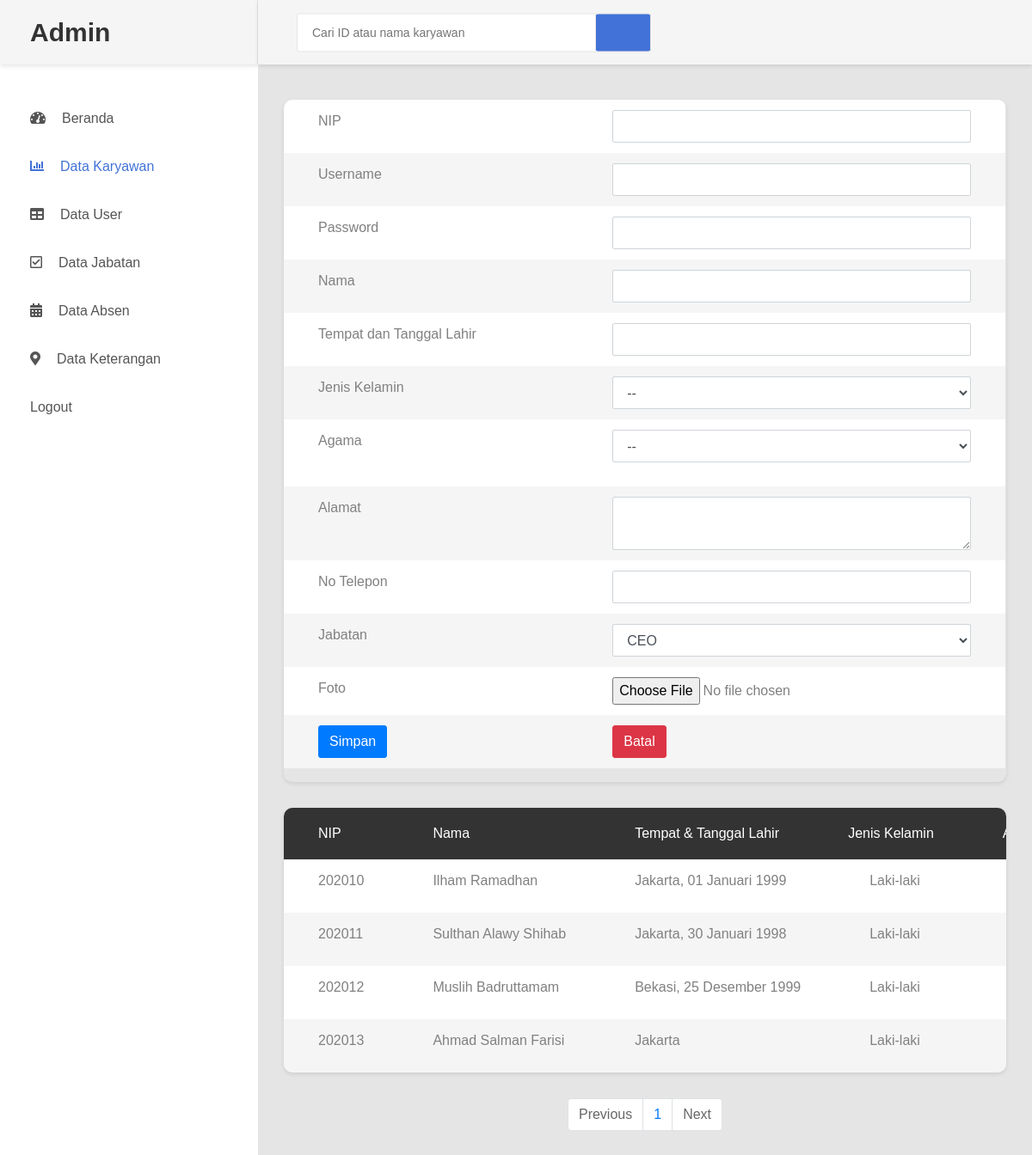
/data_karyawan.php (signed in), run on the app's committed database.
### tables this page shows
CREATE TABLE `tb_karyawan` (
  `id_karyawan` int(11) NOT NULL,
  `username` varchar(50) NOT NULL,
  `password` varchar(50) NOT NULL,
  `nama` varchar(255) NOT NULL,
  `tmp_tgl_lahir` varchar(255) NOT NULL,
  `jenis_kelamin` varchar(255) NOT NULL,
  `agama` varchar(255) NOT NULL,
  `alamat` text NOT NULL,
  `no_tlp` varchar(18) NOT NULL,
  `jabatan` varchar(255) NOT NULL,
  `foto` varchar(50) NOT NULL
);

### paging.php (the view, shortened to what this page needs)
<head>
</head>
<?php
include 'koneksi.php';
$batas = 5;
$halaman = isset($_GET['halaman']) ? (int)$_GET['halaman'] : 1;
$halaman_awal = ($halaman>1) ? ($halaman * $batas) - $batas : 0;
$data = mysqli_query($koneksi, "SELECT * FROM tb_karyawan");
$jumlah_data = mysqli_num_rows($data);
$total_halaman = ceil($jumlah_data / $batas);
$data_karyawan = mysqli_query($koneksi, "SELECT * FROM tb_karyawan LIMIT $halaman_awal, $batas");
while ($row=mysqli_fetch_array($data_karyawan)) {
 ?>
  <tr>
        <td><?php echo $row['id_karyawan']; ?></td>
        <td><?php echo $row['nama']; ?></td>
        <td><?php echo $row['tmp_tgl_lahir']; ?></td>
        <td><?php echo $row['jenis_kelamin']; ?></td>
        <td><?php echo $row['agama']; ?></td>
    </tr>
<?php } ?>

### data_karyawan.php (shortened to what this page needs)
<!DOCTYPE html>
<html lang="en">
<head>
    <link rel="stylesheet" type="text/css" href="css/bootstrap.css" media="all">
    <link href="css/font-face.css" rel="stylesheet" media="all">
    <link href="view/font-awesome-4.7/css/font-awesome.min.css" rel="stylesheet" media="all">
    <link href="view/font-awesome-5/css/fontawesome-all.min.css" rel="stylesheet" media="all">
    <link href="view/mdi-font/css/material-design-iconic-font.min.css" rel="stylesheet" media="all">
    <link href="view/bootstrap-4.1/bootstrap.min.css" rel="stylesheet" media="all">
    <link href="view/bootstrap-progressbar/bootstrap-progressbar-3.3.4.min.css" rel="stylesheet" media="all">
    <link href="css/theme.css" rel="stylesheet" media="all">
</head>
<body>
    <div class="page-wrapper">
        <aside class="menu-sidebar d-none d-lg-block">
            <div class="logo">
                <a href="#">
                    <h2>Admin</h2>
                </a>
            </div>
            <div class="menu-sidebar__content js-scrollbar1">
                <nav class="navbar-sidebar">
                    <ul class="list-unstyled navbar__list">
                        <li>
                            <a class="js-arrow" href="admin.php">
                                <i class="fas fa-tachometer-alt"></i>Beranda</a>
                        </li>
                          <li class="active">
                            <a href="data_karyawan.php">
                                <i class="fas fa-chart-bar"></i>Data Karyawan</a>
                        </li>
                        <li>
                            <a href="data_user.php">
                                <i class="fas fa-table"></i>Data User</a>
                        </li>
                        <li>
                            <a href="data_jabatan.php">
                                <i class="far fa-check-square"></i>Data Jabatan</a>
                        </li>
                        <li>
                            <a href="data_absen.php">
                                <i class="fas fa-calendar-alt"></i>Data Absen</a>
                        </li>
                        <li>
                            <a href="data_keterangan.php">
                                <i class="fas fa-map-marker-alt"></i>Data Keterangan</a>
                        </li>
                        <li>
                            <a href="logout.php">Logout</a>
                        </li>
                    </ul>
                </nav>
            </div>
        </aside>
        <div class="page-container">
            <header class="header-desktop">
                <div class="section__content section__content--p30">
                    <div class="container-fluid">
                        <div class="header-wrap">
                             <form class="form-header" action="prospenkar.php" method="POST">
                                <input class="au-input au-input--xl" autocomplete="off" type="text" name="cari" placeholder="Cari ID atau nama karyawan" />
                                <button class="au-btn--submit" type="submit">
                                    <i class="zmdi zmdi-search"></i>
                                </button>
                            </form>
                        </div>
                    </div>
                </div>
            </header>
            <div class="main-content">
                <div class="section__content section__content--p30">
                    <div class="container-fluid">
                        <div class="row">
                           <div class="table-responsive table--no-card m-b-30">
                                <form action="data_karyawan_save.php" enctype="multipart/form-data" method="post">
                                    <div class="form-group">
                                        <table class="table table-borderless table-striped table-earning" >
                                            <tbody>
                                                <tr>
                                                    <td>NIP</td>
                                                    <td>
                                                        <input type="text" class="form-control" maxlength="9" required="" name="id_karyawan" autocomplete="off" size="25px" maxlength="25px">
                                                    </td>
                                                </tr>
                                                <tr>
                                                    <td>Username</td>
                                                    <td>
                                                        <input type="text" class="form-control" required="" name="username" autocomplete="off">
                                                    </td>
                                                </tr>
                                                <tr>
                                                    <td>Password</td>
                                                    <td>
                                                        <input type="text" class="form-control" required="" name="password" autocomplete="off">
                                                    </td>
                                                </tr>
                                                <tr>
                                                    <td>Nama</td>
                                                    <td>
                                                        <input type="text" class="form-control" required="" name="nama" autocomplete="off">
                                                    </td>
                                                </tr>
                                                <tr>
                                                    <td>Tempat dan Tanggal Lahir</td>
                                                    <td>
                                                        <input type="text" class="form-control" required="" name="tmp_tgl_lahir" autocomplete="off">
                                                    </td>
                                                </tr>
                                                <tr>
                                                    <td>Jenis Kelamin</td>
                                                    <td>
                                                    <select class="form-control" required="" name="jenis_kelamin">
                                                        <option>--</option>
                                                    </select>
                                                    </td>
                                                </tr>
                                                <tr>
                                                    <td>Agama</td>
                                                    <td>
                                                        <div class="form-group">
                                                        <select class="form-control" required="" name="agama">
                                                            <option>--</option>
                                                        </select>
                                                        </div>
                                                    </td>
                                                </tr>
                                                <tr>
                                                    <td>Alamat</td>
                                                    <td><textarea class="form-control" required="" name="alamat" autocomplete="off"></textarea> </td>
                                                </tr>
                                                <tr>
                                                    <td>No Telepon</td>
                                                    <td><input type="text" autocomplete="off" maxlength="18" required="" class="form-control" name="no_tlp"></td>
                                                </tr>
                                                <tr>
                                                    <td>Jabatan</td>
                                                    <td>
                                                    <select class="form-control" name="jabatan" required="">
                                                    <?php
                                                    include 'koneksi.php';
                                                    $sql = "SELECT * FROM tb_jabatan";
                                                    $hasil = mysqli_query($koneksi, $sql);
                                                    while ($data = mysqli_fetch_array($hasil)) {
                                                    ?>
                                                    <option value="<?php echo $data['jabatan'];?>"><?php echo $data['jabatan']; ?></option>
                                                    <?php } ?>
                                                    </select>
                                                </td>
                                                </tr>
                                                <tr>
                                                    <td>Foto</td>
                                                    <td>
                                                        <input type="file" name="foto" required="">
                                                    </td>
                                                </tr>
                                                <tr>
                                                    <td>
                                                        <button type="submit" name="simpan" class="btn btn-primary">Simpan</button>
                                                    </td>
                                                    <td>
                                                        <input type="reset" name="" value="Batal" class="btn btn-danger">
                                                    </td>
                                                </tr>
                                            </tbody>
                                        </table>
                                    </div>
                                </form>
                            </div>
                        </div>
                        <?php
                        include 'koneksi.php';
                         ?>
                        <div class="row">
                                <div class="table-responsive table--no-card m-b-30">
                                    <table class="table table-borderless table-striped table-earning">
                                        <thead>
                                            <tr>
                                                <th>NIP</th>
                                                <th>Nama</th>
                                                <th>Tempat & tanggal lahir</th>
                                                <th class="text-right">Jenis Kelamin</th>
                                                <th class="text-right">Agama</th>
                                            </tr>
                                        </thead>
                                        <tbody>
                                           <?php
                                            include 'paging.php';
                                            ?>
                                        </tbody>
                                    </table>
                                </div>
                            </div>
                            <ul class="pagination justify-content-center">
                <li class="page-item">
                    <a class="page-link" <?php if($halaman > 1){ echo "href='?halaman=$Previous'"; } ?>>Previous</a>
                </li>
                <?php
                for($x=1;$x<=$total_halaman;$x++){
                    ?>
                    <li class="page-item"><a class="page-link" href="?halaman=<?php echo $x ?>"><?php echo $x; ?></a></li>
                    <?php
                }
                ?>
                <li class="page-item">
                    <a  class="page-link" <?php if($halaman < $total_halaman) { echo "href='?halaman=$next'"; } ?>>Next</a>
                </li>
            </ul>
        </div>
    </div>
</body>
</html>

### data on the page
tb_karyawan: id_karyawan "202010", nama "Ilham Ramadhan", tmp_tgl_lahir "Jakarta, 01 Januari 1999", jenis_kelamin "Laki-laki"
tb_karyawan: id_karyawan "202011", nama "Sulthan Alawy Shihab", tmp_tgl_lahir "Jakarta, 30 Januari 1998", jenis_kelamin "Laki-laki"
tb_karyawan: id_karyawan "202012", nama "Muslih Badruttamam", tmp_tgl_lahir "Bekasi, 25 Desember 1999", jenis_kelamin "Laki-laki"
tb_karyawan: id_karyawan "202013", nama "Ahmad Salman Farisi", tmp_tgl_lahir "Jakarta", jenis_kelamin "Laki-laki"

### other printed values
form field jabatan "CEO"
